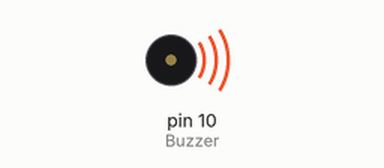
A sketch run on a simulated Arduino Uno, built with avr-gcc and run on an emulated ATmega328P. Shown: buzzer (waves = sounding).

Above: at 0.6 s.
Timing chart, 0 to 2.2 s (numbered marks = the images above):
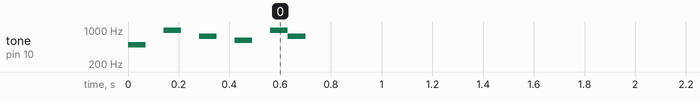

The sketch:

Buzer.ino
```cpp
/*
* Buzzer
  Son co Buzzer
*/
#define Buzzer 10       //Zumbador D10~

void setup() {
  pinMode (Buzzer, OUTPUT);   //Definimos como saída
  son();        //chamamos a función son
}
void loop() {
  //nada non precisamos repetir
  }
void son(){
  tone(Buzzer, 493, 70.7);  // Frecuencia 493Hz durante 70,7mS
  delay(70.7);              // Retardo de 70,7mS
  delay(70.7);
  tone(Buzzer, 987, 70.7);
  delay(70.7);
  delay(70.7);
  tone(Buzzer, 739, 70.7);
  delay(70.7);
  delay(70.7);
  tone(Buzzer, 622, 70.7);
  delay(70.7);
  delay(70.7);
  tone(Buzzer, 987, 70.7);
  delay(70.7);
  tone(Buzzer, 739, 70.7);
  delay(70.7);
  delay(141.5);
  tone(Buzzer, 622, 212.2);
  noTone(10);           // paramos o son no pin D10
}
```
